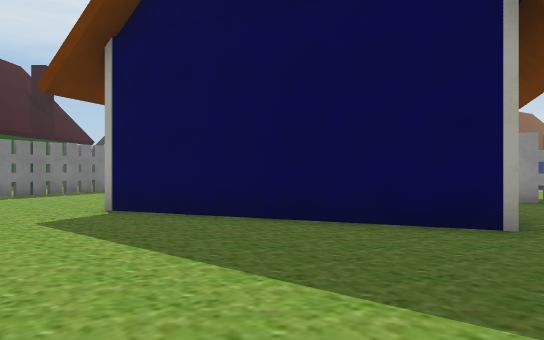
[1] (above)

24 first-person views from a walk through a Unity game level. The camera is 1.4 m above the floor, looks level and sees 70° across. The floor is counted in squares, 2 m on a side. Each view is taken from the middle of a square. On the plan, view 1 faces up. The plan holds only what a view shows up to about 11 squares ahead; the rest is blank. The place goes on beyond the plan. Some surface patterns are stand-ins.

[2]
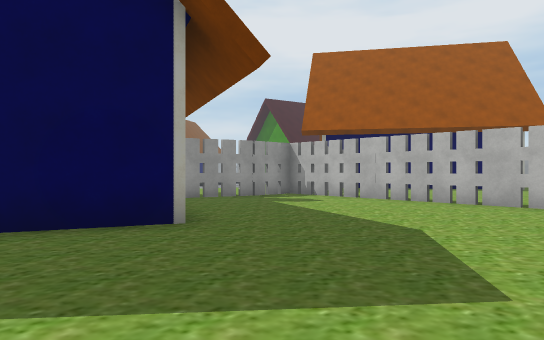

[3]
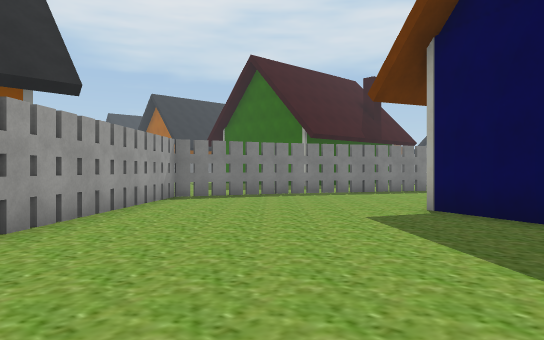

[4]
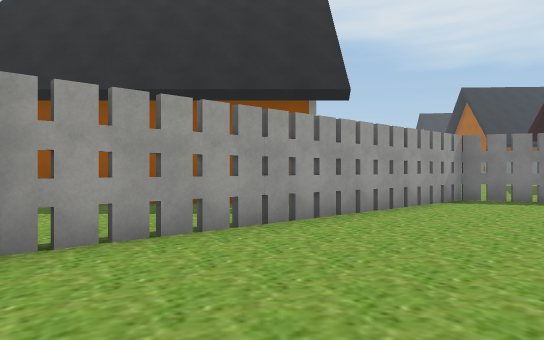

[5]
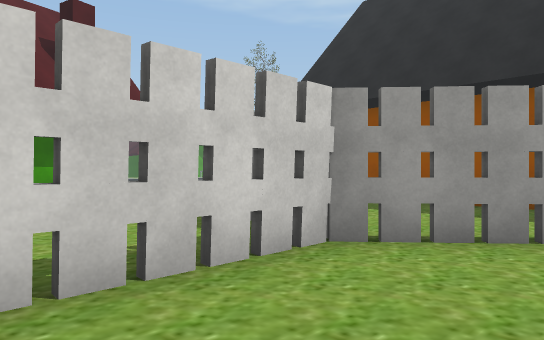

[6]
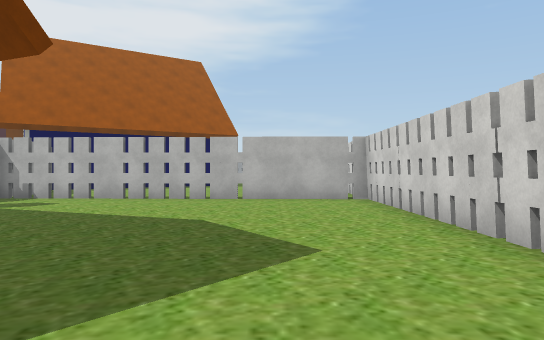

[7]
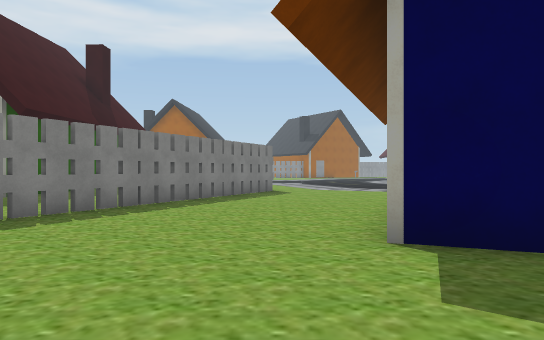

[8]
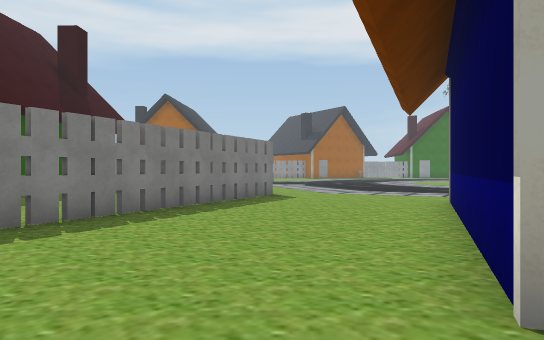

[9]
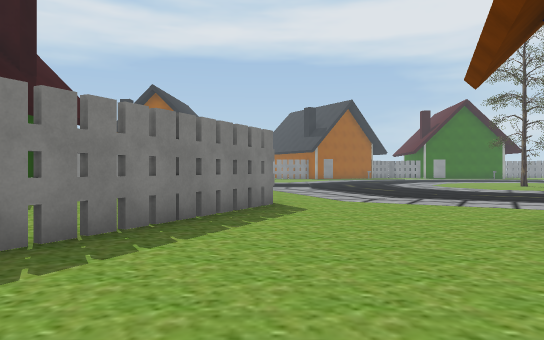

[10]
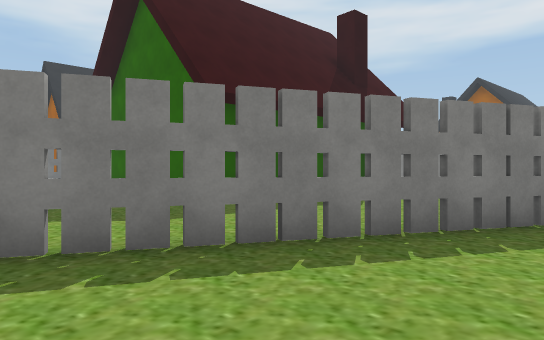

[11]
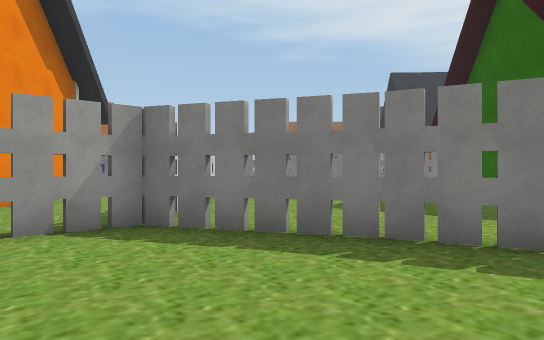

[12]
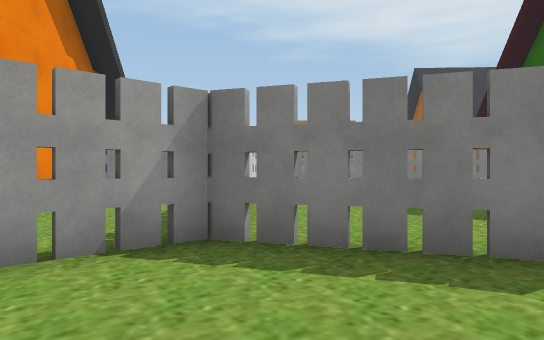

[13]
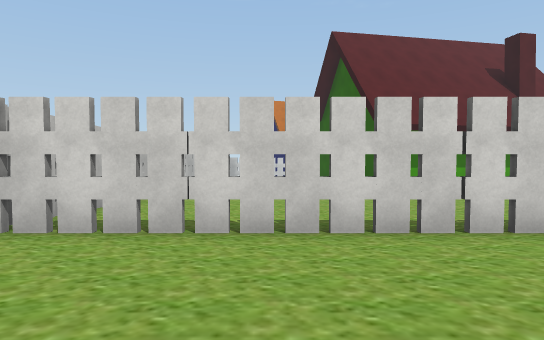

[14]
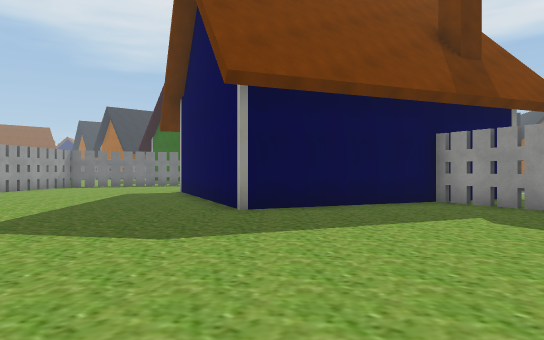

[15]
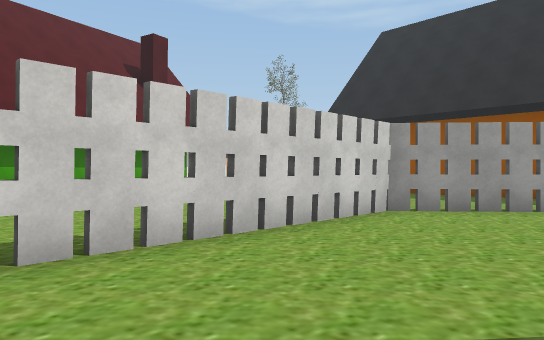

[16]
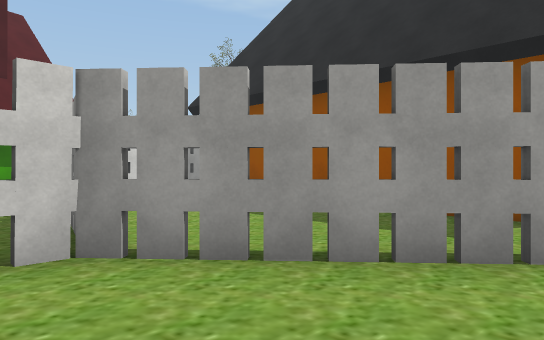

[17]
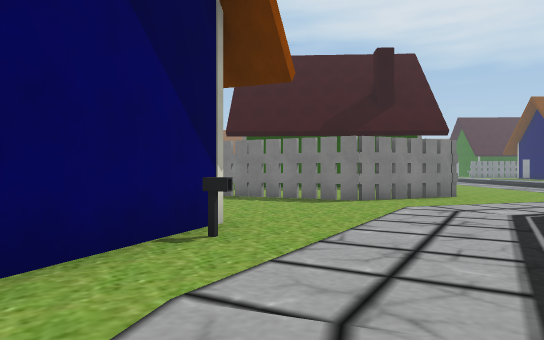

[18]
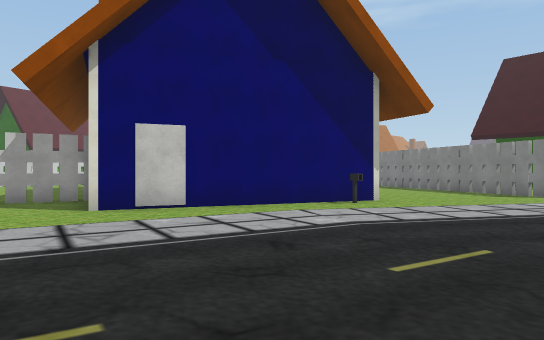

[19]
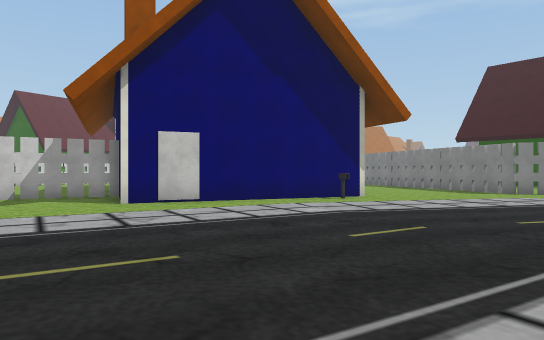

[20]
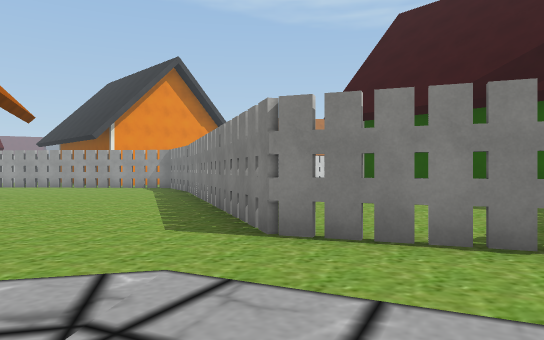

[21]
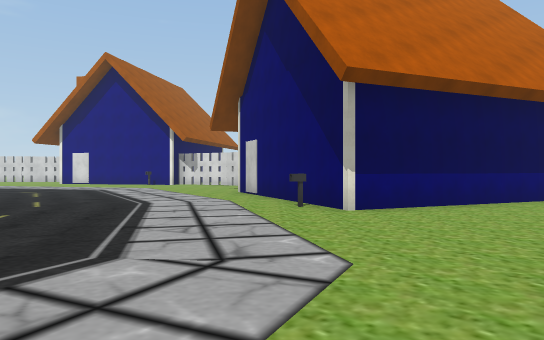

[22]
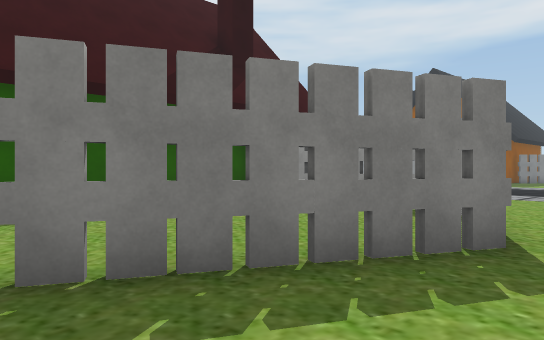

[23]
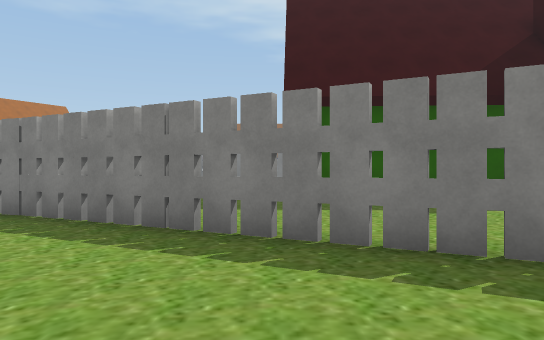

[24]
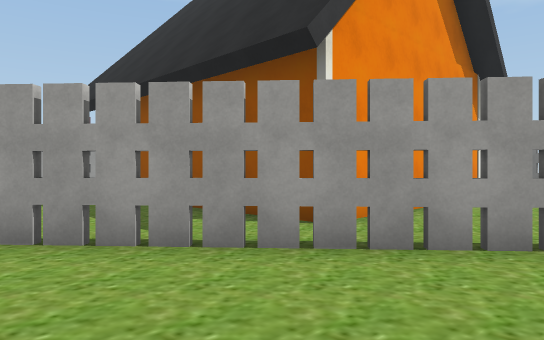

### Floor plan
Key: @ floor where view 1 was taken; # wall or solid block; x gap in a wall; . floor; T thing the floor can be seen under or through; B building.
Columns run from 16 left of view 1 to 9 right of it. Each row starts with its distance up from view 1.
 19    BBB #####........  .. .
 18    B B ....T.............
 17    B B ....TT.............
 16    B B .....T.............
 15    B B.....TT............
 14    B B.....T.............
 13 BBBBBB....TT....BB.......
 12      .....T..... BBB.....
 11      ....TT....B B BBB...
 10     .....T.....B B B.B..
  9     ....TT....B B BBB...
  8    .....T.....B B B B###x#
  7    ....TT....BBBB B B....#
  6    ....T.......BB  B.....#
  5      # TT........BBB.....#
  4     ....TT...............#
  3 # .......T...............#
  2 # BBBBBBBTT..............#
  1 #     B B.TT.............#
  0       B B..TT...@........#
 -1       B B...TTxxTTTTTTTT##
 -2       B B.... ..........#
 -3       B B...##..........#
 -4       B B    ...........x
 -5       BBB       ........
 -6                  .......#
 -7         ##              #
 -8
 -9
-10                BBB
-11            BBB

Positions as (right, up) in squares from view 1, and headings:
1: (0, 0), facing up
2: (0, 0), facing up-right
3: (0, 0), facing up-left
4: (0, 1), facing left
5: (0, 1), facing down-left
6: (-1, 1), facing right
7: (-4, 3), facing up
8: (-4, 5), facing up
9: (-4, 8), facing up
10: (-4, 8), facing up-left
11: (-4, 7), facing left
12: (-5, 6), facing left
13: (5, 3), facing down
14: (8, 0), facing up-left
15: (3, 2), facing down-left
16: (-2, 2), facing down-left
17: (5, 14), facing left
18: (8, 18), facing down-left
19: (9, 19), facing down-left
20: (-1, 19), facing down-left
21: (-4, 19), facing down-right
22: (-3, 12), facing up-left
23: (-2, 12), facing left
24: (-4, 5), facing down-left
